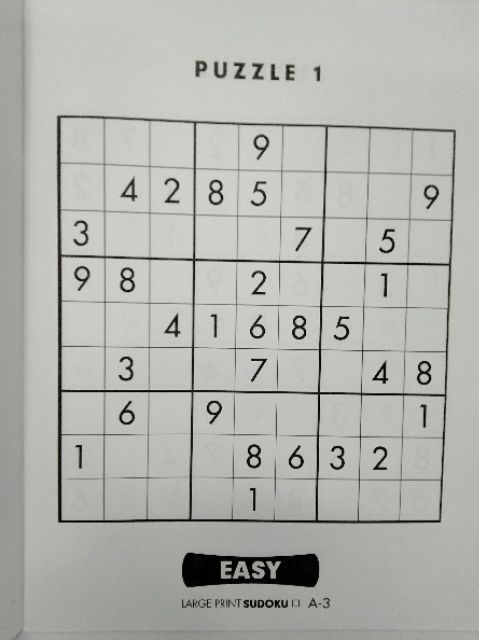
#> input picture backend/api/extract_model/preprocess_image/test_image/test1.jpeg, 479 x 640 px
$ python -i imgProcess.py   (imports and definitions only)
#> lines starting #> are read from the running program, lines starting #| are printed output that depends on the picture
import cv2
import numpy as np

def preprocessImg(imgl):

#> called with imgl = 'test_image/test1.jpeg'
    img = cv2.imread(imgl) # read img
#> img is the input picture: shape (640, 479, 3); mean B, G, R 172.8, 178.5, 177.5
    img = cv2.resize(img, (1026, 1026)) # resize to (1026,1026)
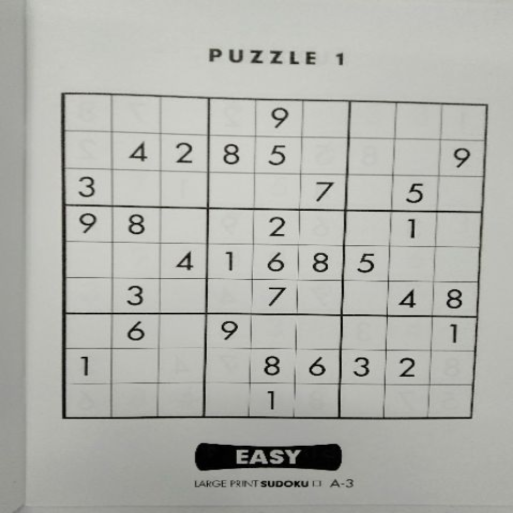
#> img: shape (1026, 1026, 3) (shown at 1/2 size); mean B, G, R 172.7, 178.4, 177.4
    grayImg = cv2.cvtColor(img, cv2.COLOR_BGR2GRAY) #turn into gray
    grayImg = cv2.GaussianBlur(grayImg, (11, 11), 0)  #blur to reduce noise
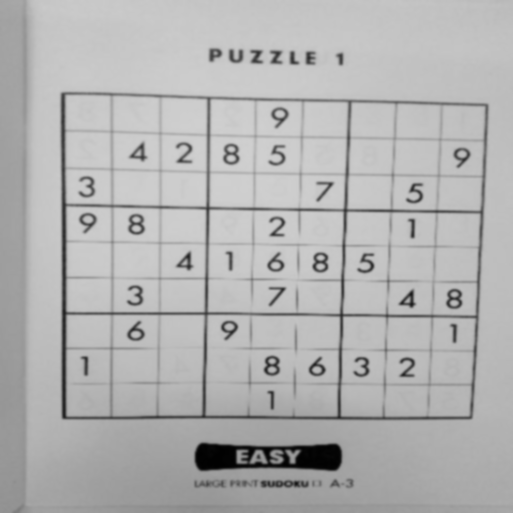
#> grayImg: shape (1026, 1026) (shown at 1/2 size); min 1, max 208, mean 177.4

    return img, grayImg


# [58 lines left out: functions transformImage, checkZero, create_np_puzzel, not called in this run]

>>> result = preprocessImg('test_image/test1.jpeg')

$ run again, on backend/api/extract_model/preprocess_image/test_image/test5.jpeg
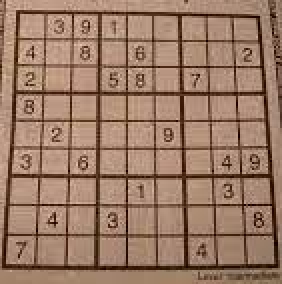
#> input picture backend/api/extract_model/preprocess_image/test_image/test5.jpeg, 141 x 142 px (shown 2 times larger)
#> in preprocessImg, img is the input picture: shape (142, 141, 3); mean B, G, R 102.6, 122.8, 155.7
#> in preprocessImg, `img = cv2.resize(img, (1026, 1026))`:
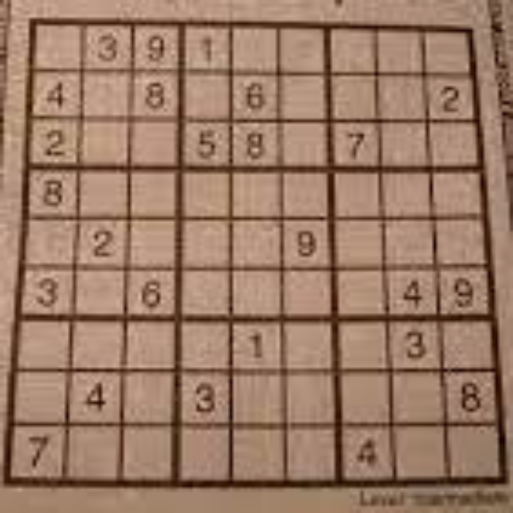
#> img: shape (1026, 1026, 3) (shown at 1/2 size); mean B, G, R 102.4, 122.7, 155.6
#> in preprocessImg, `grayImg = cv2.cvtColor(img, cv2.COLOR_BGR2GRAY)`:
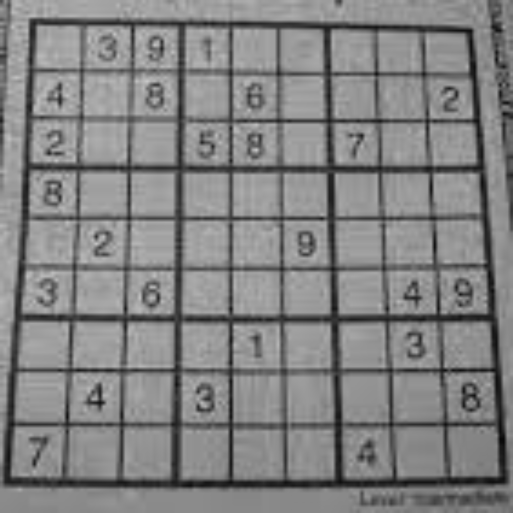
#> grayImg: shape (1026, 1026) (shown at 1/2 size); min 7, max 203, mean 130.2

$ run again, on backend/api/extract_model/preprocess_image/test_image/test.png
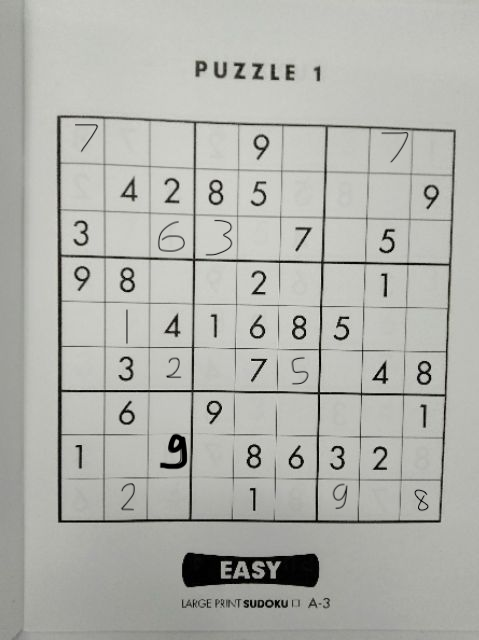
#> input picture backend/api/extract_model/preprocess_image/test_image/test.png, 479 x 640 px
#> in preprocessImg, img is the input picture: shape (640, 479, 3); mean B, G, R 172.2, 177.9, 176.9
#> in preprocessImg, `img = cv2.resize(img, (1026, 1026))`:
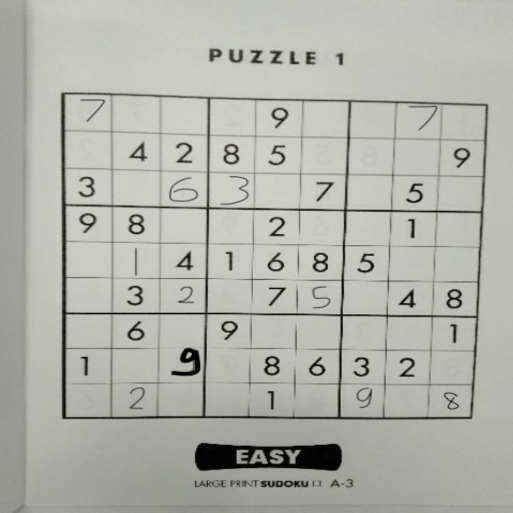
#> img: shape (1026, 1026, 3) (shown at 1/2 size); mean B, G, R 172.1, 177.8, 176.8
#> in preprocessImg, `grayImg = cv2.GaussianBlur(grayImg, (11, 11), 0)`:
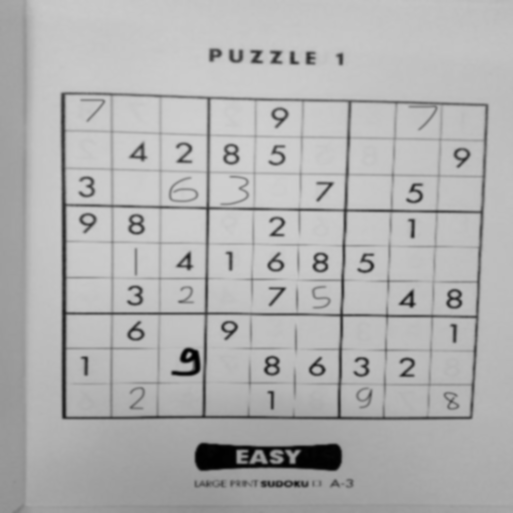
#> grayImg: shape (1026, 1026) (shown at 1/2 size); min 0, max 208, mean 176.8

$ run again, on backend/api/extract_model/preprocess_image/test_image/test3.jpg
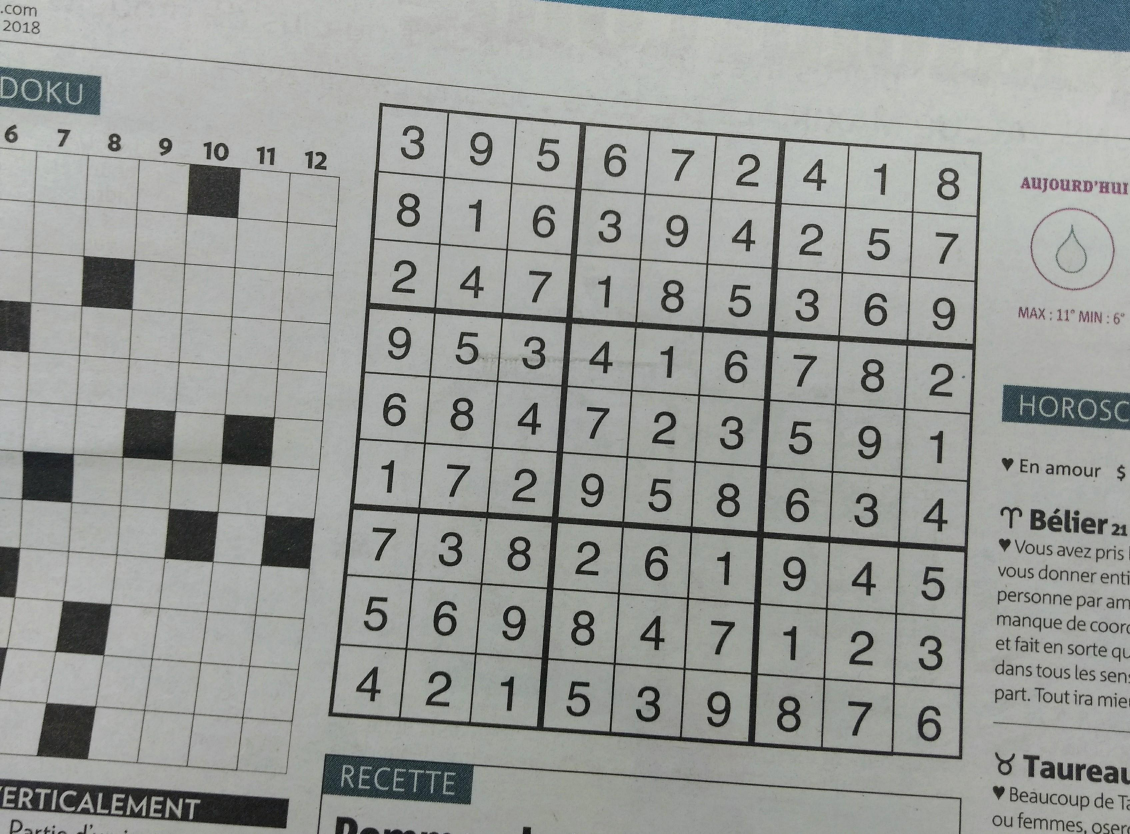
#> input picture backend/api/extract_model/preprocess_image/test_image/test3.jpg, 3389 x 2501 px (shown at 1/3 size)
#> in preprocessImg, img is the input picture: shape (2501, 3389, 3); mean B, G, R 152.2, 155.1, 152.3
#> in preprocessImg, `img = cv2.resize(img, (1026, 1026))`:
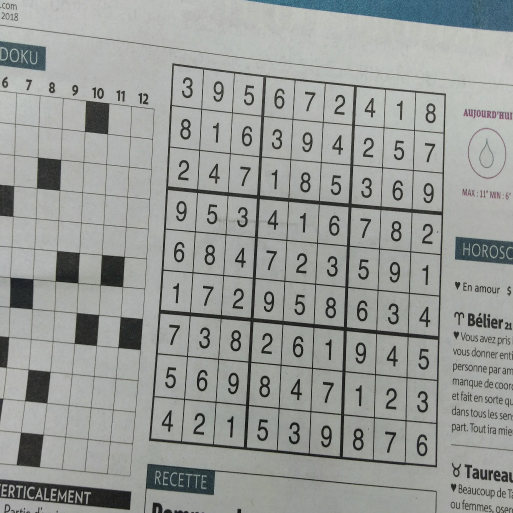
#> img: shape (1026, 1026, 3) (shown at 1/2 size); mean B, G, R 152.1, 155, 152.2
#> in preprocessImg, `grayImg = cv2.GaussianBlur(grayImg, (11, 11), 0)`:
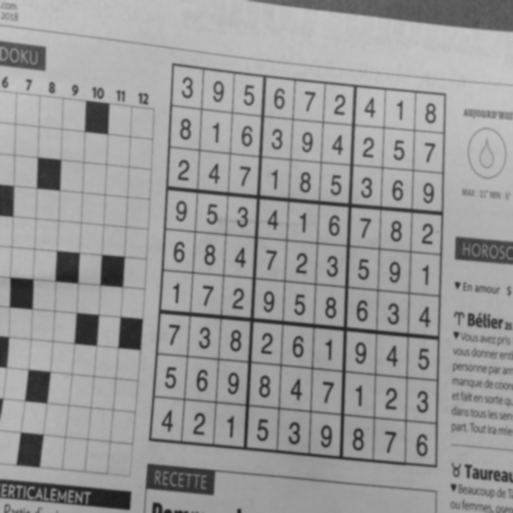
#> grayImg: shape (1026, 1026) (shown at 1/2 size); min 28, max 198, mean 153.9
